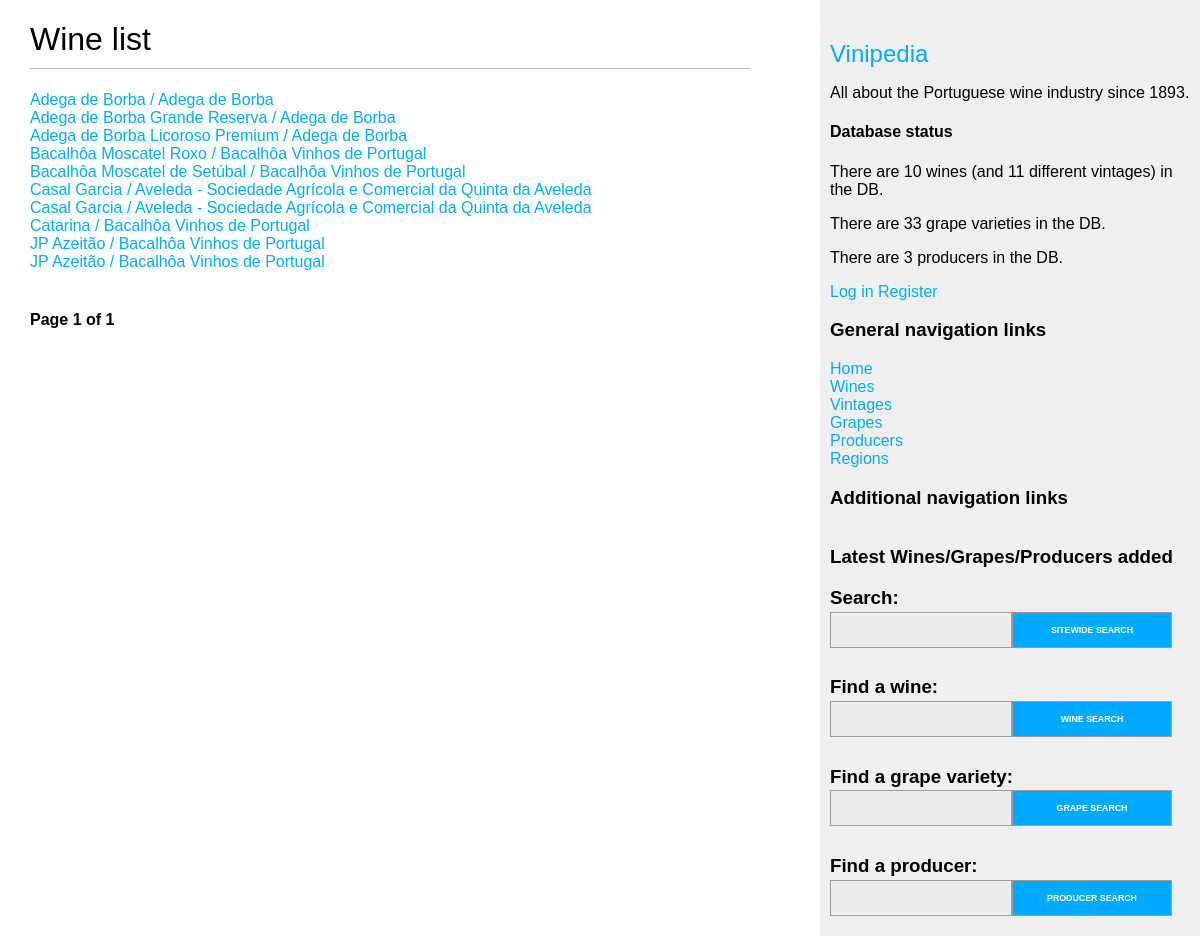
Screenshot of /wines/ with the database file from the repository.
### wines/models.py (models this page shows, shortened)
class Wine(models.Model):
    WINE_TYPE_CHOICES = (
        ('white', 'White'),
        ('red', 'Red'),
        ('rosé', 'Rosé'),
        ('sparkling', 'Sparkling'),
        ('port', 'Port'),
        ('madeira', 'Madeira'),
        ('moscatel', 'Moscatel'),
    )
    name = models.CharField(max_length=100)
    producer = models.ForeignKey(
        Producer,
        on_delete=models.RESTRICT,
        related_name='wines'
    )
    grape_varieties = models.ManyToManyField(Grape,
                                    through='WineGrape',
                                    through_fields=('wine', 'grape'))
    type = models.CharField(max_length=9, choices=WINE_TYPE_CHOICES)
    description = models.TextField(blank=True)
    class Meta:
        unique_together = (('name', 'producer', 'type',),)
        ordering = ('name',)
    def get_absolute_url(self):
        return reverse('wines:wine_detail',
                       args=[self.id])

class Producer(models.Model):
    name = models.CharField(max_length=100, unique=True)
    short_name = models.CharField(max_length=50, unique=True, null=True)
    origin = models.ForeignKey(Region,
                               on_delete=models.RESTRICT,
                               related_name='local_producers')
    presence = models.ManyToManyField(Region,
                                      through='ProducerRegion',
                                      through_fields=('producer', 'region'))
    description = models.TextField(blank=True)
    image = models.ImageField(upload_to='producers/%Y/%m/%d/', null=True, blank=True)
    website = models.URLField(null=True, blank=True)
    email = models.EmailField(null=True, blank=True)
    class Meta:
        ordering = ('name',)
    def __str__(self):
        return self.name
    def get_absolute_url(self):
        return reverse('wines:producer_detail',
                       args=[self.id])

### wines/views.py (the view)
# urls.py: path('wines/', views.wine_list, name='wine_list'),
def wine_list(request):
    object_list = Wine.objects.all()
    paginator = Paginator(object_list, 10)
    wines = paginator_helper(request, paginator)
    return render(request,
                  'wines/wine/list.html',
                  {'wines': wines})

### wines/forms.py
class SearchForm(forms.Form):
    query = forms.CharField(max_length=100, label='')

### wines/templatetags/wine_tags.py (called while the page is built)
@register.simple_tag
def total_wines_registered():
    return Wine.objects.count()

@register.simple_tag
def total_vintages_registered():
    return Vintage.objects.count()

@register.simple_tag
def total_grapes_registered():
    return Grape.objects.count()

@register.simple_tag
def total_producers_registered():
    return Producer.objects.count()

@register.inclusion_tag('wines/search_bar.html')
def show_sitewide_search_form():
    search_form = SearchForm()
    return {"search_form": search_form}

@register.inclusion_tag('wines/wine/search_bar.html')
def show_wines_search_form():
    search_form = SearchForm()
    return {"search_form": search_form}

@register.inclusion_tag('wines/grape/search_bar.html')
def show_grapes_search_form():
    search_form = SearchForm()
    return {"search_form": search_form}

@register.inclusion_tag('wines/producer/search_bar.html')
def show_producers_search_form():
    search_form = SearchForm()
    return {"search_form": search_form}

### wines/utils.py (called while the page is built)
def paginator_helper(request, paginator):
    page = request.GET.get('page')
    try:
        objects = paginator.page(page)
    except PageNotAnInteger:
        objects = paginator.page(1)
    except EmptyPage:
        objects = paginator.page(paginator.num_pages)
    return objects

### wines/templates/wines/wine/list.html (shortened to what this page needs)
{% extends "wines/base.html" %}
{% block content %}
<h1>Wine list</h1>
{% for wine in wines %}
<div>
  <a href="{{ wine.get_absolute_url }}">
    {{ wine.name }} /
  </a>
  <a href="{{ wine.producer.get_absolute_url }}">
    {{ wine.producer }}
  </a>
</div>
{% empty %}
<p>
  There are no wines in the DB yet.
</p>
{% endfor %}
{% if wines %}
    {% include "pagination.html" with page=wines %}
{% endif %}
{% endblock %}

### wines/static/css/wines.css (style rules this page uses)
body { margin:0; padding:0; font-family:helvetica, sans-serif; }
a { color:#00abff; text-decoration:none; }
h1 { font-weight:normal; border-bottom:1px solid #bbb; padding:0 0 10px 0; }
input, textarea { clear:both; float:left; margin:0 0 10px; background:#dcdcdc; border:0; padding:6px 10px; font-size:12px; }
#sidebar input, #sidebar textarea { clear: both; float: left; margin: 0 0 10px; background: #ededed; border: 1px solid #a09b9b; padding: 6px 10px; font-size: 1.2rem; width: 10rem; }

### rows the page displays
Wine: name "Adega de Borba", producer "Adega de Borba"
Wine: name "Adega de Borba Grande Reserva", producer "Adega de Borba"
Wine: name "Adega de Borba Licoroso Premium", producer "Adega de Borba"
Wine: name "Bacalhôa Moscatel Roxo", producer "Bacalhôa Vinhos de Portugal"
Wine: name "Bacalhôa Moscatel de Setúbal", producer "Bacalhôa Vinhos de Portugal"
Wine: name "Casal Garcia", producer "Aveleda - Sociedade Agrícola e Comercial da Quinta da Aveleda"
Wine: name "Casal Garcia", producer "Aveleda - Sociedade Agrícola e Comercial da Quinta da Aveleda"
Wine: name "Catarina", producer "Bacalhôa Vinhos de Portugal"
Wine: name "JP Azeitão", producer "Bacalhôa Vinhos de Portugal"
Wine: name "JP Azeitão", producer "Bacalhôa Vinhos de Portugal"

### other values shown
{{ page.number }} "1"
{{ page.paginator.num_pages }} "1"
